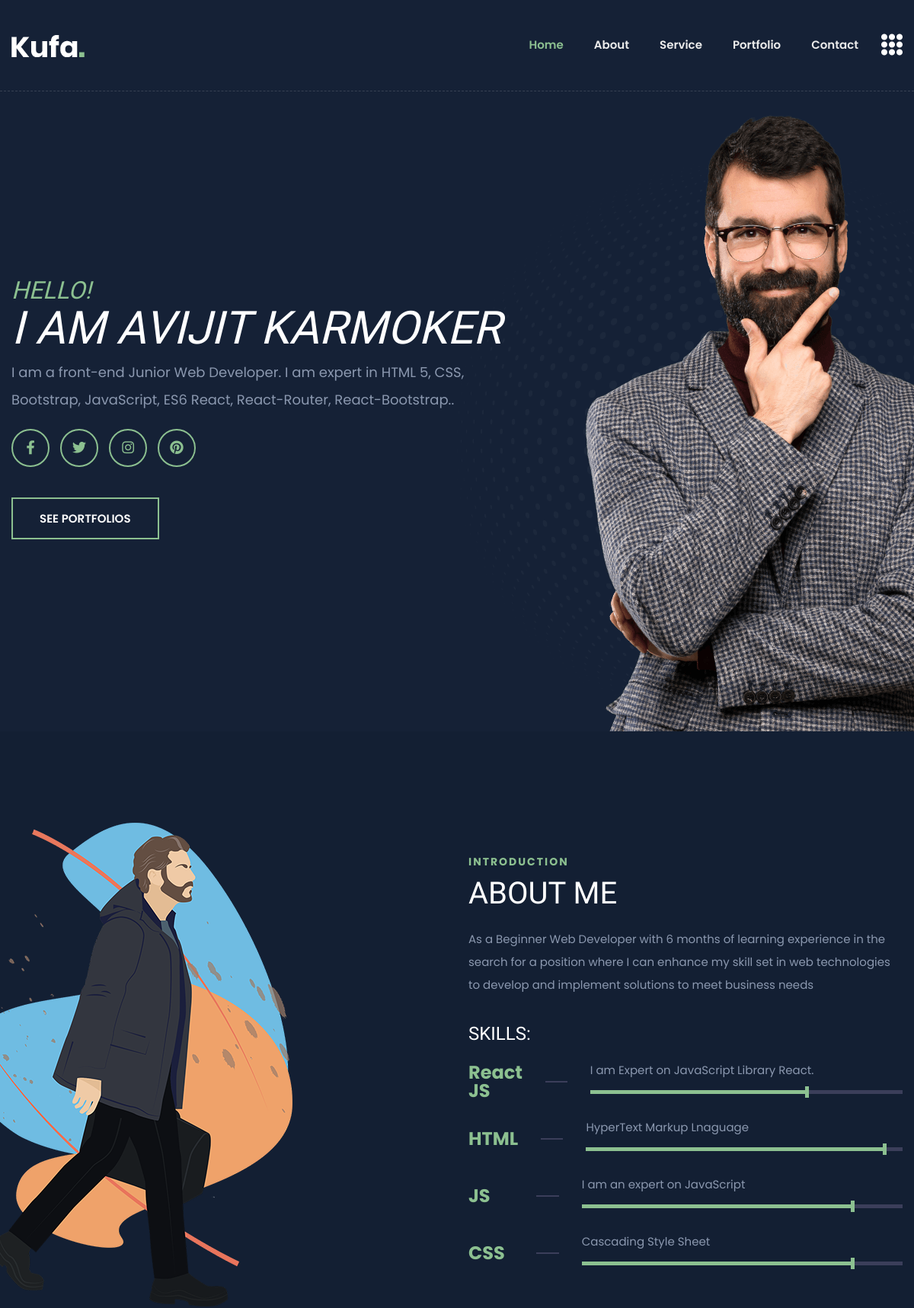
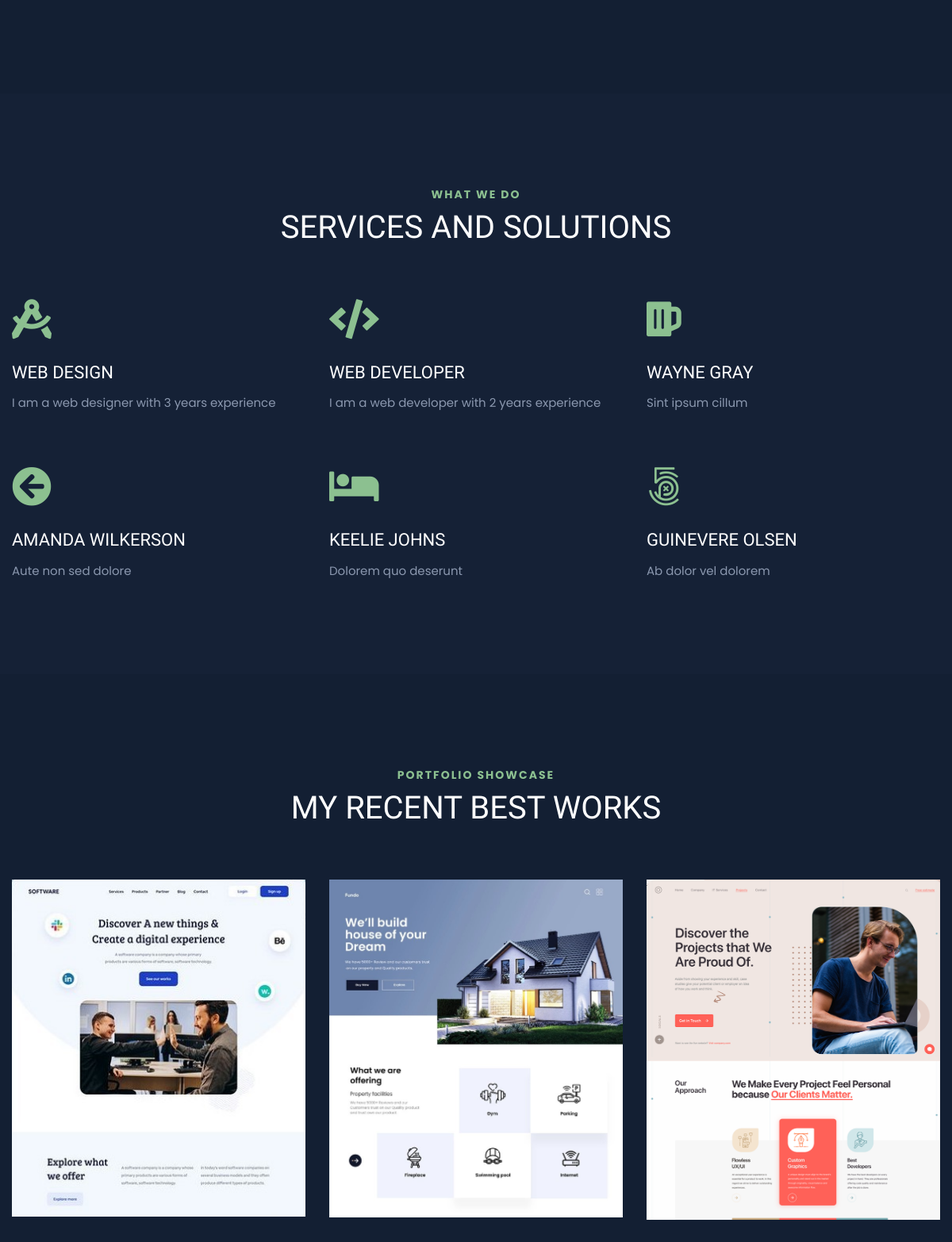
The page /home_page/index.php (upper part) on the database its author committed (2 pictures, top to bottom).
### tables this page shows
CREATE TABLE `settings` (
  `id` int(10) NOT NULL,
  `settings_name` varchar(200) NOT NULL,
  `settings_value` longtext NOT NULL
);

CREATE TABLE `skills` (
  `id` int(10) NOT NULL,
  `skill_name` varchar(200) NOT NULL,
  `skill_details` longtext NOT NULL,
  `skill_percentage` varchar(10) NOT NULL
);

CREATE TABLE `services` (
  `id` int(10) NOT NULL,
  `service_name` varchar(100) NOT NULL,
  `service_details` varchar(100) NOT NULL,
  `icon` varchar(100) NOT NULL,
  `status` varchar(100) NOT NULL,
  `delete_status` varchar(100) NOT NULL DEFAULT 'no'
);

CREATE TABLE `recent_projects` (
  `id` int(10) NOT NULL,
  `project_category` varchar(200) NOT NULL,
  `project_name` varchar(200) NOT NULL,
  `project_image` varchar(200) DEFAULT NULL,
  `project_details` longtext NOT NULL
);

### home_page/index.php (the view, shortened to what this page needs)
<?php
$db_connect = mysqli_connect('localhost', 'root', '', 'hw_7');
$db_services_get_query = "SELECT * FROM services";
$db_services = mysqli_query($db_connect, $db_services_get_query);
$project_get_query = "SELECT * FROM recent_projects";
$projects = mysqli_query($db_connect, $project_get_query);
$db_skills_query = "SELECT * FROM skills";
$skills = mysqli_query($db_connect, $db_skills_query);
$db_owner_name_query = "SELECT `settings_value` FROM `settings` WHERE settings_name = 'owner_name'";
$owner_name = mysqli_fetch_assoc(mysqli_query($db_connect, $db_owner_name_query))['settings_value'];
$db_owner_short_info_query = "SELECT `settings_value` FROM `settings` WHERE settings_name = 'owner_short_info'";
$owner_short_info = mysqli_fetch_assoc(mysqli_query($db_connect, $db_owner_short_info_query))['settings_value'];
$db_about_owner_query = "SELECT `settings_value` FROM `settings` WHERE settings_name = 'about_owner'";
$about_owner = mysqli_fetch_assoc(mysqli_query($db_connect, $db_about_owner_query))['settings_value'];
?>
<!doctype html>
<html class="no-js" lang="en">
<head>
    <link rel="stylesheet" href="assets/css/bootstrap.min.css">
    <link rel="stylesheet" href="assets/css/animate.min.css">
    <link rel="stylesheet" href="assets/css/magnific-popup.css">
    <link rel="stylesheet" href="assets/css/fontawesome-all.min.css">
    <link rel="stylesheet" href="https://cdnjs.cloudflare.com/ajax/libs/font-awesome/5.15.4/css/all.min.css">
    <link rel="stylesheet" href="https://cdnjs.cloudflare.com/ajax/libs/font-awesome/5.1.0/css/v4-shims.min.css">
    <link rel="stylesheet" href="assets/css/flaticon.css">
    <link rel="stylesheet" href="assets/css/slick.css">
    <link rel="stylesheet" href="assets/css/aos.css">
    <link rel="stylesheet" href="assets/css/default.css">
    <link rel="stylesheet" href="assets/css/style.css">
    <link rel="stylesheet" href="assets/css/responsive.css">
</head>
<body class="theme-bg">
    <header>
        <div id="header-sticky" class="transparent-header">
            <div class="container">
                <div class="row">
                    <div class="col-xl-12">
                        <div class="main-menu">
                            <nav class="navbar navbar-expand-lg">
                                <a href="index.php" class="navbar-brand logo-sticky-none"><img
                                        src="assets/img/logo/logo.png" alt="Logo"></a>
                                <div class="collapse navbar-collapse" id="navbarNav">
                                    <ul class="navbar-nav ml-auto">
                                        <li class="nav-item active"><a class="nav-link" href="index.php">Home</a></li>
                                        <li class="nav-item"><a class="nav-link" href="#about">about</a></li>
                                        <li class="nav-item"><a class="nav-link" href="#service">service</a></li>
                                        <li class="nav-item"><a class="nav-link" href="#portfolio">portfolio</a></li>
                                        <li class="nav-item"><a class="nav-link" href="#contact">Contact</a></li>
                                    </ul>
                                </div>
                                <div class="header-btn">
                                    <a href="#" class="off-canvas-menu menu-tigger"><i class="flaticon-menu"></i></a>
                                </div>
                            </nav>
                        </div>
                    </div>
                </div>
            </div>
        </div>
    </header>
    <main>
        <section id="home" class="banner-area banner-bg fix">
            <div class="container">
                <div class="row align-items-center">
                    <div class="col-xl-7 col-lg-6">
                        <div class="banner-content">
                            <h6 class="wow fadeInUp" data-wow-delay="0.2s">HELLO!</h6>
                            <h2 class="wow fadeInUp" data-wow-delay="0.4s">I am <?=$owner_name?></h2>
                            <p class="wow fadeInUp" data-wow-delay="0.6s"><?=$owner_short_info?>.</p>
                            <div class="banner-social wow fadeInUp" data-wow-delay="0.8s">
                                <ul>
                                    <li><a href="#"><i class="fab fa-facebook-f"></i></a></li>
                                    <li><a href="#"><i class="fab fa-twitter"></i></a></li>
                                    <li><a href="#"><i class="fab fa-instagram"></i></a></li>
                                    <li><a href="#"><i class="fab fa-pinterest"></i></a></li>
                                </ul>
                            </div>
                            <a href="#" class="btn wow fadeInUp" data-wow-delay="1s">SEE PORTFOLIOS</a>
                        </div>
                    </div>
                    <div class="col-xl-5 col-lg-6 d-none d-lg-block">
                        <div class="banner-img text-right">
                            <img src="assets/img/banner/banner_img.png" alt="">
                        </div>
                    </div>
                </div>
            </div>
            <div class="banner-shape"><img src="assets/img/shape/dot_circle.png" class="rotateme" alt="img"></div>
        </section>
        <section id="about" class="about-area primary-bg pt-120 pb-120">
            <div class="container">
                <div class="row align-items-center">
                    <div class="col-lg-6">
                        <div class="about-img">
                            <img src="assets/img/banner/banner_img2.png" title="me-01" alt="me-01">
                        </div>
                    </div>
                    <div class="col-lg-6 pr-90">
                        <div class="section-title mb-25">
                            <span>Introduction</span>
                            <h2>About Me</h2>
                        </div>
                        <div class="about-content">
                            <p><?=$about_owner?></p>
                            <h3>SKILLS:</h3>
                        </div>
                        <?php foreach ($skills as $skill) : ?>
                        <div class="education">
                            <div class="year"><?= $skill['skill_name'] ?></div>
                            <div class="line"></div>
                            <div class="location">
                                <span><?= $skill['skill_details'] ?></span>
                                <div class="progressWrapper">
                                    <div class="progress">
                                        <div class="progress-bar wow slideInLefts" data-wow-delay="0.2s"
                                            data-wow-duration="2s" role="progressbar"
                                            style="width: <?= $skill['skill_percentage'] ?>%;"
                                            aria-valuenow="<?= $skill['skill_percentage'] ?>" aria-valuemin="0"
                                            aria-valuemax="100"></div>
                                    </div>
                                </div>
                            </div>
                        </div>
                        <?php endforeach; ?>
                    </div>
                </div>
            </div>
        </section>
        <section id="service" class="services-area pt-120 pb-50">
            <div class="container">
                <div class="row justify-content-center">
                    <div class="col-xl-6 col-lg-8">
                        <div class="section-title text-center mb-70">
                            <span>WHAT WE DO</span>
                            <h2>Services and Solutions</h2>
                        </div>
                    </div>
                </div>
                <div class="row">
                    <?php foreach ($db_services as $service) : ?>
                    <?php if ($service['status'] == 'active') : ?>
                    <div class="col-lg-4 col-md-6">
                        <div class="icon_box_01 wow fadeInLeft" data-wow-delay="0.2s">
                            <i class="<?= $service['icon'] ?>"></i>
                            <h3><?= $service['service_name'] ?></h3>
                            <p><?= $service['service_details'] ?></p>
                        </div>
                    </div>
                    <?php endif; ?>
                    <?php endforeach; ?>
                </div>
            </div>
        </section>
        <section id="portfolio" class="portfolio-area primary-bg pt-120 pb-90">
            <div class="container">
                <div class="row justify-content-center">
                    <div class="col-xl-6 col-lg-8">
                        <div class="section-title text-center mb-70">
                            <span>Portfolio Showcase</span>
                            <h2>My Recent Best Works</h2>
                        </div>
                    </div>
                </div>
                <div class="row">
                    <?php foreach ($projects as $project) : ?>
                    <div class="col-lg-4 col-md-6 pitem">
                        <div class="speaker-box">
                            <div class="speaker-thumb">
                                <img style="height: " src="../uploads/project_photo/<?= $project['project_image'] ?>"
                                    alt="<?= $project['project_image'] ?>">
                            </div>
                        </div>
                    </div>
                    <?php endforeach; ?>
                </div>
            </div>
        </section>
    </main>
</body>
</html>

### home_page/assets/css/default.css (style rules this page uses)
.mb-25 { margin-bottom: 25px; }
.mb-70 { margin-bottom: 70px; }
.pt-120 { padding-top: 120px; }
.pb-50 { padding-bottom: 50px; }
.pb-90 { padding-bottom: 90px; }
.pb-120 { padding-bottom: 120px; }
.pr-90 { padding-right: 90px; }
.theme-bg { background: #152136; }
.primary-bg { background: #131f33; }

### home_page/assets/css/responsive.css (style rules this page uses)
@media (min-width: 1200px) and (max-width: 1500px) { .banner-shape { right: -145px; } }
@media (min-width: 992px) and (max-width: 1200px) { .banner-content h6 { font-size: 32px; } }
@media (min-width: 992px) and (max-width: 1200px) { .banner-content h2 { font-size: 60px; } }
@media (min-width: 992px) and (max-width: 1200px) { .banner-shape { right: -155px; } }
@media (min-width: 992px) and (max-width: 1200px) { .header-btn a.off-canvas-menu { margin-left: 0; display: inline-block; } }
@media (min-width: 992px) and (max-width: 1200px) { .about-img { margin-left: -65px; } }
@media (min-width: 992px) and (max-width: 1200px) { .banner-content p { font-size: 18px; padding-right: 0; } }
@media (min-width: 992px) and (max-width: 1200px) { .about-area .col-lg-6.pr-90 { padding-right: 15px; } }
@media (min-width: 992px) and (max-width: 1200px) { .icon_box_01 { padding-left: 0; } }
@media (min-width: 992px) and (max-width: 1200px) { .icon_box_01 i { position: unset; margin-bottom: 30px; } }

### rows shown on the page
settings: settings_value "AVIJIT KARMOKER"
settings: settings_value "I am a front-end Junior Web Developer. I am expert in HTML 5, CSS, Bootstrap, JavaScript, ES6 React, React-Router, React-Bootstrap."
settings: settings_value "As a Beginner Web Developer with 6 months of learning experience in the search for a position where I can enhance my skill set in web technologies to develop and implement solutions to meet business needs"
skills: skill_name "React JS", skill_details "I am Expert on JavaScript Library React."
skills: skill_name "HTML", skill_details "HyperText Markup Lnaguage"
skills: skill_name "JS", skill_details "I am an expert on JavaScript"
skills: skill_name "CSS", skill_details "Cascading Style Sheet"
services: service_name "WEB DESIGN", service_details "I am a web designer with 3 years experience"
services: service_name "WEB DEVELOPER", service_details "I am a web developer with 2 years experience"
services: service_name "WAYNE GRAY", service_details "Sint ipsum cillum"
services: service_name "AMANDA WILKERSON", service_details "Aute non sed dolore"
services: service_name "KEELIE JOHNS", service_details "Dolorem quo deserunt"
services: service_name "GUINEVERE OLSEN", service_details "Ab dolor vel dolorem"
recent_projects: project_image (picture)
recent_projects: project_image (picture)
recent_projects: project_image (picture)
